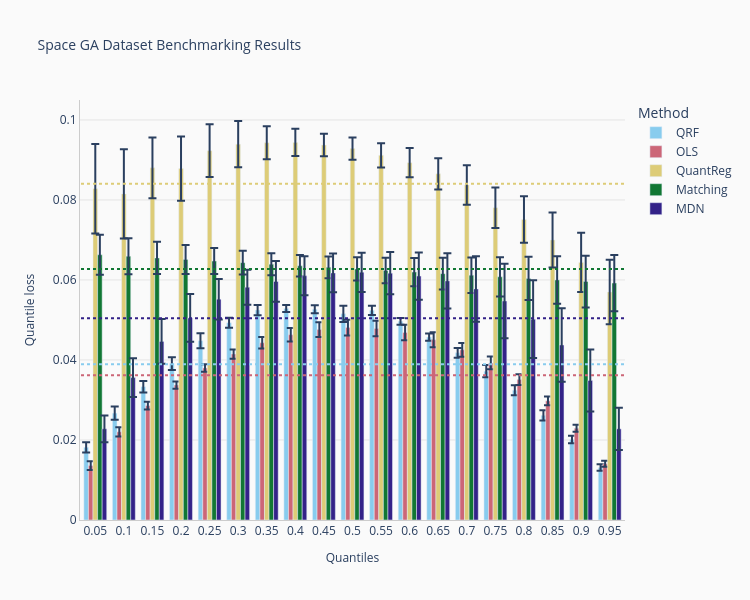

Notebook code for this chart:
### Code cell
print("Creating 60/40 donor/receiver split...")
space_ga_donor, space_ga_receiver = train_test_split(
    df_space_ga, train_size=0.6, random_state=42
)

# Remove target from receiver (simulating missing data)
space_ga_receiver_no_target = space_ga_receiver.drop(columns=[space_ga_target])

print(f"Donor size: {len(space_ga_donor)}")
print(f"Receiver size: {len(space_ga_receiver)}")

print("\nRunning autoimpute...")
space_ga_result = autoimpute(
    donor_data=space_ga_donor,
    receiver_data=space_ga_receiver_no_target.copy(),
    predictors=space_ga_predictors,
    imputed_variables=[space_ga_target],
    impute_all=True,
    log_level="INFO"
)

print("\n--- Autoimpute CV Benchmarking Results ---")
comparison_viz = method_comparison_results(
    data=space_ga_result.cv_results,
    metric="quantile_loss",
    data_format="wide",
)
fig = comparison_viz.plot(
    title="Space GA Dataset Benchmarking Results",
    show_mean=True,
)
fig.show()

### Figure 1 — Plotly figure (JSON) as saved in the notebook; plotly's stock layout.template omitted (floating-point values rounded to 4 significant figures)
{"data": [{"alignmentgroup": "True", "error_y": {"array": [0.001289, 0.001642, 0.001425, 0.001613, 0.001854, 0.001255, 0.001262, 0.0008925, 0.000979, 0.002055, 0.001161, 0.0008603, 0.0008918, 0.001239, 0.001532, 0.001226, 0.001295, 0.0009536, 0.0007958]}, "hovertemplate": "Method=QRF<br>Quantiles=%{x}<br>Quantile loss=%{y}<extra></extra>", "legendgroup": "QRF", "marker": {"color": "#88CCEE", "pattern": {"shape": ""}}, "name": "QRF", "offsetgroup": "QRF", "orientation": "v", "showlegend": true, "textposition": "auto", "type": "bar", "x": ["0.05", "0.1", "0.15", "0.2", "0.25", "0.3", "0.35", "0.4", "0.45", "0.5", "0.55", "0.6", "0.65", "0.7", "0.75", "0.8", "0.85", "0.9", "0.95"], "xaxis": "x", "y": [0.01818, 0.0267, 0.03333, 0.03909, 0.04482, 0.0493, 0.05246, 0.05287, 0.05268, 0.05153, 0.05241, 0.04965, 0.04572, 0.04179, 0.03721, 0.03243, 0.02616, 0.02013, 0.01312], "yaxis": "y"}, {"alignmentgroup": "True", "error_y": {"array": [0.001083, 0.001171, 0.0009853, 0.0008922, 0.0009173, 0.001165, 0.001427, 0.001687, 0.001831, 0.001946, 0.001948, 0.001941, 0.00188, 0.001738, 0.001592, 0.001356, 0.001098, 0.000882, 0.0007627]}, "hovertemplate": "Method=OLS<br>Quantiles=%{x}<br>Quantile loss=%{y}<extra></extra>", "legendgroup": "OLS", "marker": {"color": "#CC6677", "pattern": {"shape": ""}}, "name": "OLS", "offsetgroup": "OLS", "orientation": "v", "showlegend": true, "textposition": "auto", "type": "bar", "x": ["0.05", "0.1", "0.15", "0.2", "0.25", "0.3", "0.35", "0.4", "0.45", "0.5", "0.55", "0.6", "0.65", "0.7", "0.75", "0.8", "0.85", "0.9", "0.95"], "xaxis": "x", "y": [0.0136, 0.02204, 0.02858, 0.03373, 0.038, 0.04147, 0.04429, 0.0463, 0.0476, 0.0481, 0.04787, 0.04686, 0.04506, 0.04254, 0.03925, 0.0351, 0.02978, 0.02294, 0.01405], "yaxis": "y"}, {"alignmentgroup": "True", "error_y": {"array": [0.01119, 0.01117, 0.007572, 0.008047, 0.006599, 0.005785, 0.004151, 0.003408, 0.002808, 0.002764, 0.003037, 0.003648, 0.003901, 0.004923, 0.005064, 0.0058, 0.006855, 0.007406, 0.008083]}, "hovertemplate": "Method=QuantReg<br>Quantiles=%{x}<br>Quantile loss=%{y}<extra></extra>", "legendgroup": "QuantReg", "marker": {"color": "#DDCC77", "pattern": {"shape": ""}}, "name": "QuantReg", "offsetgroup": "QuantReg", "orientation": "v", "showlegend": true, "textposition": "auto", "type": "bar", "x": ["0.05", "0.1", "0.15", "0.2", "0.25", "0.3", "0.35", "0.4", "0.45", "0.5", "0.55", "0.6", "0.65", "0.7", "0.75", "0.8", "0.85", "0.9", "0.95"], "xaxis": "x", "y": [0.08282, 0.08152, 0.08803, 0.08785, 0.09231, 0.09395, 0.09431, 0.09437, 0.09372, 0.09284, 0.09115, 0.08931, 0.08652, 0.08375, 0.07808, 0.07512, 0.06999, 0.06439, 0.057], "yaxis": "y"}, {"alignmentgroup": "True", "error_y": {"array": [0.004991, 0.004501, 0.004039, 0.003617, 0.003248, 0.002954, 0.002758, 0.002682, 0.002736, 0.002912, 0.003191, 0.003548, 0.003963, 0.004419, 0.004904, 0.005411, 0.005934, 0.006469, 0.007014]}, "hovertemplate": "Method=Matching<br>Quantiles=%{x}<br>Quantile loss=%{y}<extra></extra>", "legendgroup": "Matching", "marker": {"color": "#117733", "pattern": {"shape": ""}}, "name": "Matching", "offsetgroup": "Matching", "orientation": "v", "showlegend": true, "textposition": "auto", "type": "bar", "x": ["0.05", "0.1", "0.15", "0.2", "0.25", "0.3", "0.35", "0.4", "0.45", "0.5", "0.55", "0.6", "0.65", "0.7", "0.75", "0.8", "0.85", "0.9", "0.95"], "xaxis": "x", "y": [0.0663, 0.0659, 0.06551, 0.06512, 0.06472, 0.06433, 0.06394, 0.06354, 0.06315, 0.06276, 0.06236, 0.06197, 0.06158, 0.06119, 0.06079, 0.0604, 0.06001, 0.05961, 0.05922], "yaxis": "y"}, {"alignmentgroup": "True", "error_y": {"array": [0.00332, 0.004852, 0.005581, 0.005951, 0.005071, 0.004385, 0.005091, 0.0049, 0.00484, 0.004906, 0.005264, 0.005931, 0.006898, 0.008196, 0.009316, 0.009699, 0.009198, 0.007728, 0.005294]}, "hovertemplate": "Method=MDN<br>Quantiles=%{x}<br>Quantile loss=%{y}<extra></extra>", "legendgroup": "MDN", "marker": {"color": "#332288", "pattern": {"shape": ""}}, "name": "MDN", "offsetgroup": "MDN", "orientation": "v", "showlegend": true, "textposition": "auto", "type": "bar", "x": ["0.05", "0.1", "0.15", "0.2", "0.25", "0.3", "0.35", "0.4", "0.45", "0.5", "0.55", "0.6", "0.65", "0.7", "0.75", "0.8", "0.85", "0.9", "0.95"], "xaxis": "x", "y": [0.02278, 0.03559, 0.04464, 0.05051, 0.0552, 0.05817, 0.05964, 0.06105, 0.06176, 0.06193, 0.0617, 0.06097, 0.05976, 0.05776, 0.05473, 0.05021, 0.04374, 0.03486, 0.02278], "yaxis": "y"}], "layout": {"barmode": "group", "height": 600, "legend": {"title": {"text": "Method"}, "tracegroupgap": 0}, "paper_bgcolor": "#FAFAFA", "plot_bgcolor": "#FAFAFA", "shapes": [{"line": {"color": "#88CCEE", "dash": "dot", "width": 2}, "name": "QRF Mean", "type": "line", "x0": -0.5, "x1": 18.5, "y0": 0.03893, "y1": 0.03893}, {"line": {"color": "#CC6677", "dash": "dot", "width": 2}, "name": "OLS Mean", "type": "line", "x0": -0.5, "x1": 18.5, "y0": 0.03617, "y1": 0.03617}, {"line": {"color": "#DDCC77", "dash": "dot", "width": 2}, "name": "QuantReg Mean", "type": "line", "x0": -0.5, "x1": 18.5, "y0": 0.08405, "y1": 0.08405}, {"line": {"color": "#117733", "dash": "dot", "width": 2}, "name": "Matching Mean", "type": "line", "x0": -0.5, "x1": 18.5, "y0": 0.06276, "y1": 0.06276}, {"line": {"color": "#332288", "dash": "dot", "width": 2}, "name": "MDN Mean", "type": "line", "x0": -0.5, "x1": 18.5, "y0": 0.05041, "y1": 0.05041}], "title": {"font": {"size": 14}, "text": "Space GA Dataset Benchmarking Results"}, "width": 750, "xaxis": {"anchor": "y", "domain": [0, 1], "gridcolor": "#E5E5E5", "gridwidth": 1, "linecolor": "#CCCCCC", "showgrid": false, "showline": true, "title": {"font": {"size": 12}, "text": "Quantiles"}, "zeroline": false}, "yaxis": {"anchor": "x", "domain": [0, 1], "gridcolor": "#E5E5E5", "gridwidth": 1, "linecolor": "#CCCCCC", "showgrid": true, "showline": true, "title": {"font": {"size": 12}, "text": "Quantile loss"}, "zeroline": false}}}
